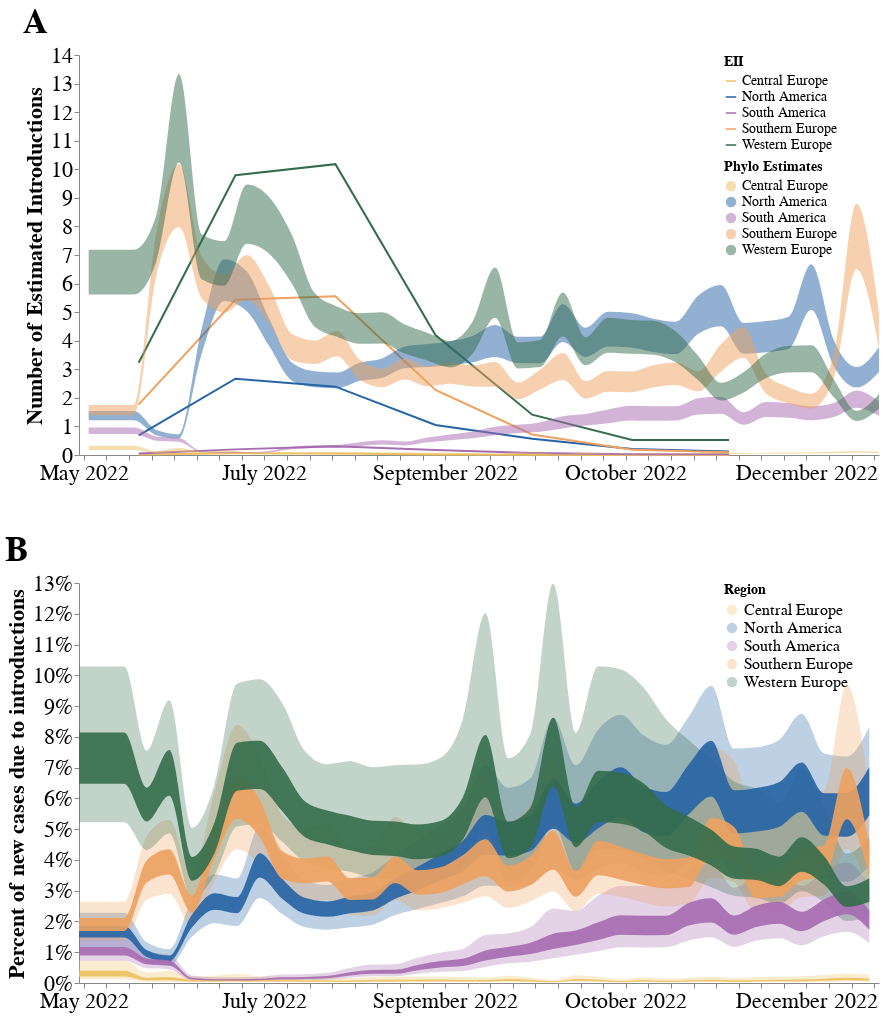

Source (notebook cell):
### Code cell
#creating a joint figure for manuscript!
# Add labels to each chart
intro_plot = intro_plot.properties(title='A')
percent_plot = percent_plot.properties(title='B')

combined_plot = alt.vconcat(intro_plot, percent_plot,  spacing=50).resolve_scale(x='shared', color ='independent')


combined_plot.configure_view(
    strokeWidth=0
).configure_title(
    anchor='start', fontSize= 35
).configure_axis(
    labelFontSize=22,
    titleFontSize=22
).configure_legend(
     labelFontSize=22,
    titleFontSize=22
)

### Figure 1 — Vega-Lite specification as saved in the notebook (floating-point values rounded to 4 significant figures; data arrays with more than 128 entries replaced by an {"elided": "..."} marker saying what was removed)
{"config": {"view": {"continuousWidth": 400, "continuousHeight": 300, "strokeWidth": 0}, "axis": {"labelFontSize": 22, "titleFontSize": 22}, "legend": {"labelFontSize": 22, "titleFontSize": 22}, "title": {"anchor": "start", "fontSize": 35}}, "vconcat": [{"layer": [{"data": {"name": "data-ba1194f6229275cccbc653e8e380c6e3"}, "mark": "line", "encoding": {"color": {"field": "place", "legend": {"labelFontSize": 14, "offset": -155, "orient": "right", "symbolSize": 110, "titleFontSize": 14}, "scale": {"range": ["#EEC060", "#2664A5", "#A76BB1", "#EEA160", "#356D4C"]}, "title": "EII", "type": "nominal"}, "x": {"axis": {"format": "%B %Y", "grid": false, "title": null}, "field": "year-month", "type": "temporal"}, "y": {"axis": {"grid": false}, "field": "import_risk", "title": "Number of Estimated Introductions", "type": "quantitative"}}, "height": 400, "width": 800}, {"data": {"name": "data-b9eb4c92bece8c7c7045c4ff8e69f9a2"}, "mark": {"type": "area", "color": "orange", "interpolate": "monotone", "opacity": 0.5}, "encoding": {"color": {"field": "deme", "legend": {"labelFontSize": 14, "offset": -155, "orient": "right", "symbolSize": 110, "titleFontSize": 14}, "scale": {"range": ["#EEC060", "#2664A5", "#A76BB1", "#EEA160", "#356D4C"]}, "title": "Phylo Estimates", "type": "nominal"}, "x": {"axis": {"format": "%B %Y", "grid": false, "title": null}, "field": "date", "type": "temporal"}, "y": {"axis": {"grid": false, "title": "Number of Estimated Introductions"}, "field": "upper_hpd_log_50", "type": "quantitative"}, "y2": {"field": "lower_hpd_log_50"}}, "height": 400, "width": 800}], "resolve": {"scale": {"color": "independent", "x": "shared", "y": "shared"}}, "title": "A"}, {"layer": [{"mark": {"type": "area", "interpolate": "monotone", "opacity": 0.3}, "encoding": {"color": {"field": "deme", "type": "nominal"}, "x": {"axis": {"grid": false, "title": ""}, "field": "date", "type": "temporal"}, "y": {"axis": {"grid": false}, "field": "lower_hpd_log_95", "title": "Percent of new cases due to introductions", "type": "quantitative"}, "y2": {"field": "upper_hpd_log_95"}}, "height": 400, "transform": [{"filter": "((datum.lower_hpd_log_95 > 0) && (datum.upper_hpd_log_95 < 1))"}], "width": 800}, {"mark": {"type": "area", "interpolate": "monotone", "opacity": 0.9}, "encoding": {"color": {"field": "deme", "legend": {"labelFontSize": 16, "offset": -155, "orient": "right", "symbolSize": 110, "titleFontSize": 14}, "scale": {"range": ["#EEC060", "#2664A5", "#A76BB1", "#EEA160", "#356D4C"]}, "title": "Region", "type": "nominal"}, "x": {"axis": {"format": "%B %Y", "grid": false, "title": ""}, "field": "date", "type": "temporal"}, "y": {"axis": {"format": "%", "grid": false, "title": ""}, "field": "lower_hpd_log_50", "title": "Percent of new cases due to introductions", "type": "quantitative"}, "y2": {"field": "upper_hpd_log_50"}}, "height": 300, "transform": [{"filter": "((datum.lower_hpd_log_50 > 0) && (datum.upper_hpd_log_50 < 1))"}], "width": 1000}], "data": {"name": "data-943fc4e5891d2b24f1cff384be4d7257"}, "title": "B"}], "resolve": {"scale": {"color": "independent", "x": "shared"}}, "spacing": 50, "$schema": "https://vega.github.io/schema/vega-lite/v4.17.0.json", "datasets": {"data-ba1194f6229275cccbc653e8e380c6e3": [{"Unnamed: 0": 10, "index": "North America.2022-06", "place": "North America", "year-month": "2022-06-01", "import_risk": 0.6891}, {"Unnamed: 0": 11, "index": "Southern Europe.2022-06", "place": "Southern Europe", "year-month": "2022-06-01", "import_risk": 1.774}, {"Unnamed: 0": 12, "index": "Western Europe.2022-06", "place": "Western Europe", "year-month": "2022-06-01", "import_risk": 3.226}, {"Unnamed: 0": 13, "index": "Central Europe.2022-06", "place": "Central Europe", "year-month": "2022-06-01", "import_risk": 0.01773}, {"Unnamed: 0": 14, "index": "South America.2022-06", "place": "South America", "year-month": "2022-06-01", "import_risk": 0.05176}, {"Unnamed: 0": 15, "index": "North America.2022-07", "place": "North America", "year-month": "2022-07-01", "import_risk": 2.67}, {"Unnamed: 0": 16, "index": "Southern Europe.2022-07", "place": "Southern Europe", "year-month": "2022-07-01", "import_risk": 5.432}, {"Unnamed: 0": 17, "index": "Western Europe.2022-07", "place": "Western Europe", "year-month": "2022-07-01", "import_risk": 9.791}, {"Unnamed: 0": 18, "index": "Central Europe.2022-07", "place": "Central Europe", "year-month": "2022-07-01", "import_risk": 0.06005}, {"Unnamed: 0": 19, "index": "South America.2022-07", "place": "South America", "year-month": "2022-07-01", "import_risk": 0.1969}, {"Unnamed: 0": 20, "index": "North America.2022-08", "place": "North America", "year-month": "2022-08-01", "import_risk": 2.392}, {"Unnamed: 0": 21, "index": "Southern Europe.2022-08", "place": "Southern Europe", "year-month": "2022-08-01", "import_risk": 5.558}, {"Unnamed: 0": 22, "index": "Western Europe.2022-08", "place": "Western Europe", "year-month": "2022-08-01", "import_risk": 10.18}, {"Unnamed: 0": 23, "index": "Central Europe.2022-08", "place": "Central Europe", "year-month": "2022-08-01", "import_risk": 0.05487}, {"Unnamed: 0": 24, "index": "South America.2022-08", "place": "South America", "year-month": "2022-08-01", "import_risk": 0.3035}, {"Unnamed: 0": 25, "index": "North America.2022-09", "place": "North America", "year-month": "2022-09-01", "import_risk": 1.05}, {"Unnamed: 0": 26, "index": "Southern Europe.2022-09", "place": "Southern Europe", "year-month": "2022-09-01", "import_risk": 2.276}, {"Unnamed: 0": 27, "index": "Western Europe.2022-09", "place": "Western Europe", "year-month": "2022-09-01", "import_risk": 4.2}, {"Unnamed: 0": 28, "index": "Central Europe.2022-09", "place": "Central Europe", "year-month": "2022-09-01", "import_risk": 0.01873}, {"Unnamed: 0": 29, "index": "South America.2022-09", "place": "South America", "year-month": "2022-09-01", "import_risk": 0.1761}, {"Unnamed: 0": 30, "index": "North America.2022-10", "place": "North America", "year-month": "2022-10-01", "import_risk": 0.5693}, {"Unnamed: 0": 31, "index": "Southern Europe.2022-10", "place": "Southern Europe", "year-month": "2022-10-01", "import_risk": 0.7186}, {"Unnamed: 0": 32, "index": "Western Europe.2022-10", "place": "Western Europe", "year-month": "2022-10-01", "import_risk": 1.411}, {"Unnamed: 0": 33, "index": "Central Europe.2022-10", "place": "Central Europe", "year-month": "2022-10-01", "import_risk": 0.00483}, {"Unnamed: 0": 34, "index": "South America.2022-10", "place": "South America", "year-month": "2022-10-01", "import_risk": 0.07164}, {"Unnamed: 0": 35, "index": "North America.2022-11", "place": "North America", "year-month": "2022-11-01", "import_risk": 0.2074}, {"Unnamed: 0": 36, "index": "Southern Europe.2022-11", "place": "Southern Europe", "year-month": "2022-11-01", "import_risk": 0.1813}, {"Unnamed: 0": 37, "index": "Western Europe.2022-11", "place": "Western Europe", "year-month": "2022-11-01", "import_risk": 0.5279}, {"Unnamed: 0": 38, "index": "Central Europe.2022-11", "place": "Central Europe", "year-month": "2022-11-01", "import_risk": 0.001494}, {"Unnamed: 0": 39, "index": "South America.2022-11", "place": "South America", "year-month": "2022-11-01", "import_risk": 0.02972}, {"Unnamed: 0": 40, "index": "North America.2022-12", "place": "North America", "year-month": "2022-12-01", "import_risk": 0.1221}, {"Unnamed: 0": 41, "index": "Southern Europe.2022-12", "place": "Southern Europe", "year-month": "2022-12-01", "import_risk": 0.09391}, {"Unnamed: 0": 42, "index": "Western Europe.2022-12", "place": "Western Europe", "year-month": "2022-12-01", "import_risk": 0.5237}, {"Unnamed: 0": 43, "index": "Central Europe.2022-12", "place": "Central Europe", "year-month": "2022-12-01", "import_risk": 0.001212}, {"Unnamed: 0": 44, "index": "South America.2022-12", "place": "South America", "year-month": "2022-12-01", "import_risk": 0.02633}], "data-b9eb4c92bece8c7c7045c4ff8e69f9a2": {"elided": "180 records"}, "data-943fc4e5891d2b24f1cff384be4d7257": {"elided": "180 records"}}}
